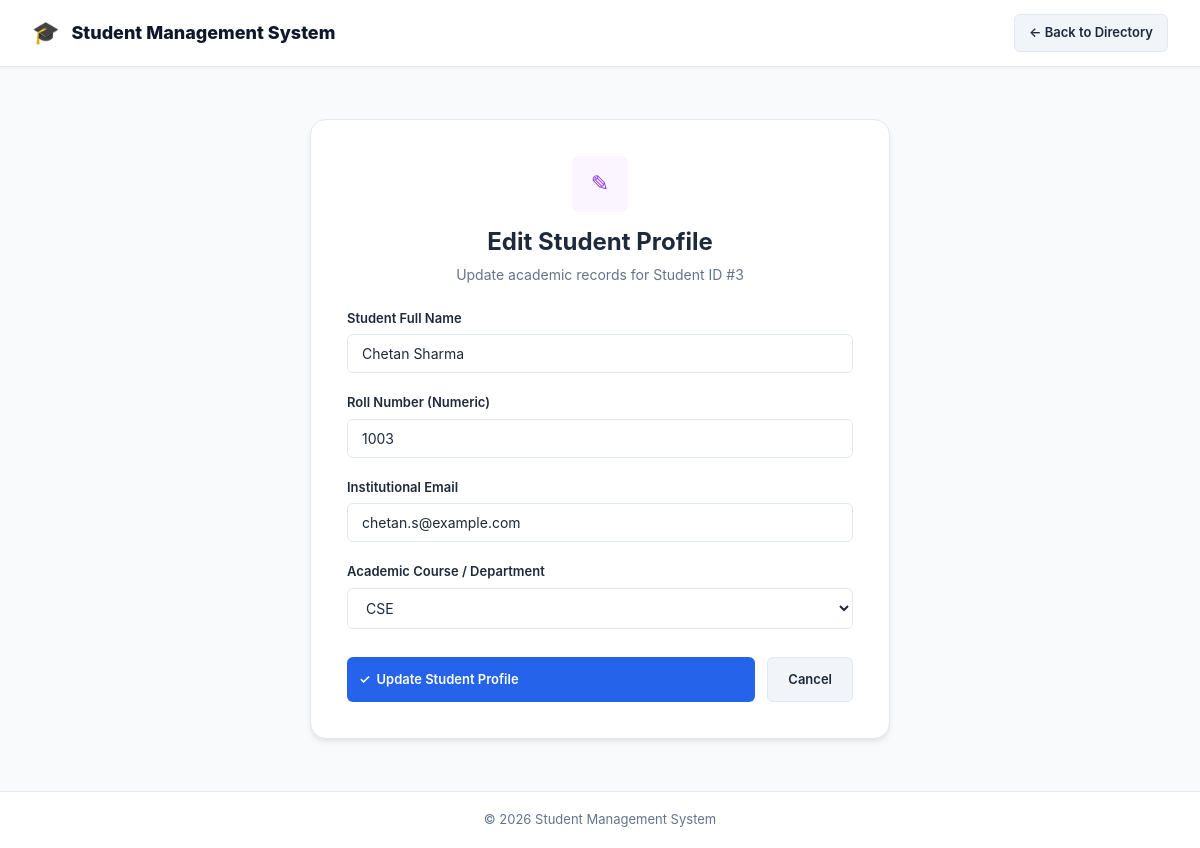
The page /edit.php?id=3 on the database its author committed.
### tables this page shows
CREATE TABLE IF NOT EXISTS students (
    id INT AUTO_INCREMENT PRIMARY KEY,
    name VARCHAR(100) NOT NULL,
    roll_no VARCHAR(30) NOT NULL UNIQUE,
    email VARCHAR(150) NOT NULL UNIQUE,
    course VARCHAR(100) NOT NULL
);

### edit.php (the view, shortened to what this page needs)
<?php
require "db.php";
$id = filter_input(INPUT_GET, "id", FILTER_VALIDATE_INT);
$stmt = $conn->prepare("SELECT name, roll_no, email, course FROM students WHERE id = ?");
$stmt->bind_param("i", $id);
$stmt->execute();
$student = $stmt->get_result()->fetch_assoc();
?>
<!DOCTYPE html>
<html lang="en">
<head>
    <link rel="stylesheet" href="style.css">
</head>
<body>
    <header class="navbar">
        <a href="index.php" class="nav-brand">
            <span style="font-size: 22px;">&#127891;</span>
            <span>Student Management System</span>
        </a>
        <a href="index.php" class="btn btn-secondary">
            &larr; Back to Directory
        </a>
    </header>
    <main class="container">
        <div class="form-card">
            <div style="text-align: center; margin-bottom: 24px;">
                <div class="stat-icon purple" style="margin: 0 auto 12px; width: 56px; height: 56px;">&#9998;</div>
                <h2>Edit Student Profile</h2>
                <p style="color: var(--text-muted); font-size: 14px; margin-top: 4px;">
                    Update academic records for Student ID #<?= (int)$id ?>
                </p>
            </div>
            <form method="POST">
                <div class="form-group">
                    <label for="name">Student Full Name</label>
                    <input type="text" id="name" name="name" class="form-control"
                           maxlength="100" required value="<?= htmlspecialchars($student["name"]) ?>">
                </div>
                <div class="form-group">
                    <label for="roll_no">Roll Number (Numeric)</label>
                    <input type="text" id="roll_no" name="roll_no" class="form-control"
                           maxlength="30" required value="<?= htmlspecialchars($student["roll_no"]) ?>">
                </div>
                <div class="form-group">
                    <label for="email">Institutional Email</label>
                    <input type="email" id="email" name="email" class="form-control"
                           maxlength="150" required value="<?= htmlspecialchars($student["email"]) ?>">
                </div>
                <div class="form-group">
                    <label for="course">Academic Course / Department</label>
                    <select id="course" name="course" class="form-control" required>
                        <?php foreach (["CSE", "IT", "AIML", "ECE"] as $c) { ?>
                            <option value="<?= $c ?>" <?= $student["course"] === $c ? "selected" : "" ?>>
                                <?= $c ?>
                            </option>
                        <?php } ?>
                    </select>
                </div>
                <div style="display: flex; gap: 12px; margin-top: 28px;">
                    <button type="submit" class="btn btn-primary" style="flex: 1; padding: 12px;">
                        <span>&#10003;</span> Update Student Profile
                    </button>
                    <a href="index.php" class="btn btn-secondary" style="padding: 12px 20px;">
                        Cancel
                    </a>
                </div>
            </form>
        </div>
    </main>
    <footer class="footer">
        <p>&copy; 2026 Student Management System</p>
    </footer>
</body>
</html>

### style.css (style rules this page uses)
:root { --primary: #2563eb; --primary-dark: #1d4ed8; --primary-light: #eff6ff; --secondary: #0f172a; --text-main: #1e293b; --text-muted: #64748b; --border: #e2e8f0; --bg-page: #f8fafc; --bg-card: #ffffff; --success: #10b981; --success-light: #f0fdf4; --warning: #f59e0b; --warning-light: #fffbeb; --danger: #ef4444; --danger-light: #fef2f2; --radius-sm: 6px; --radius-md: 10px; --radius-lg: 16px; --shadow-sm: 0 1px 3px rgba(0, 0, 0, 0.05); --shadow-md: 0 4px 6px -1px rgba(0, 0, 0, 0.08), 0 2px 4px -2px rgba(0, 0, 0, 0.05); --shadow-lg: 0 10px 15px -3px rgba(0, 0, 0, 0.08), 0 4px 6px -4px rgba(0, 0, 0, 0.04); }
* { box-sizing: border-box; margin: 0; padding: 0; font-family: -apple-system, BlinkMacSystemFont, "Segoe UI", Roboto, "Helvetica Neue", Arial, sans-serif; }
body { background-color: var(--bg-page); color: var(--text-main); line-height: 1.5; min-height: 100vh; display: flex; flex-direction: column; }
.navbar { background-color: #ffffff; border-bottom: 1px solid var(--border); padding: 14px 32px; display: flex; justify-content: space-between; align-items: center; box-shadow: var(--shadow-sm); position: sticky; top: 0; z-index: 50; }
.nav-brand { display: flex; align-items: center; gap: 12px; text-decoration: none; color: var(--secondary); font-weight: 800; font-size: 18px; }
.container { max-width: 1200px; margin: 0 auto; padding: 32px 24px; width: 100%; flex: 1; }
.stat-icon { width: 48px; height: 48px; border-radius: var(--radius-sm); display: flex; align-items: center; justify-content: center; font-size: 22px; }
.stat-icon.purple { background: #faf5ff; color: #9333ea; }
.btn { display: inline-flex; align-items: center; gap: 6px; padding: 8px 14px; font-size: 13px; font-weight: 600; border-radius: var(--radius-sm); cursor: pointer; text-decoration: none; border: none; transition: all 0.2s ease; }
.btn-primary { background-color: var(--primary); color: #ffffff; }
.btn-secondary { background: #f1f5f9; color: var(--text-main); border: 1px solid var(--border); }
.form-card { max-width: 580px; margin: 20px auto; background: #ffffff; border: 1px solid var(--border); border-radius: var(--radius-lg); padding: 36px; box-shadow: var(--shadow-md); }
.form-group { margin-bottom: 20px; }
.form-group label { display: block; font-size: 13px; font-weight: 600; color: var(--text-main); margin-bottom: 6px; }
.form-control { width: 100%; padding: 10px 14px; border: 1.5px solid var(--border); border-radius: var(--radius-sm); font-size: 14px; background: #fff; color: var(--text-main); transition: all 0.2s ease; }
.footer { background: #ffffff; border-top: 1px solid var(--border); padding: 18px 24px; text-align: center; font-size: 13px; color: var(--text-muted); margin-top: auto; }

### rows shown on the page
students: name "Chetan Sharma", roll_no "1003", email "chetan.s@example.com"

### other values the page prints
$id "3"
form field course "CSE"
